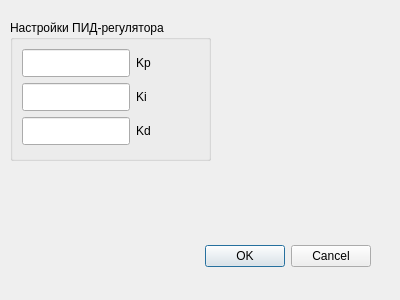
<?xml version="1.0" encoding="UTF-8"?>
<ui version="4.0">
 <class>dlgHandRegulatorSettings</class>
 <widget class="QDialog" name="dlgHandRegulatorSettings">
  <property name="geometry">
   <rect>
    <x>0</x>
    <y>0</y>
    <width>400</width>
    <height>300</height>
   </rect>
  </property>
  <property name="windowTitle">
   <string>Настройки ПИД-регулятора момента</string>
  </property>
  <widget class="QDialogButtonBox" name="buttonBox">
   <property name="geometry">
    <rect>
     <x>30</x>
     <y>240</y>
     <width>341</width>
     <height>32</height>
    </rect>
   </property>
   <property name="orientation">
    <enum>Qt::Horizontal</enum>
   </property>
   <property name="standardButtons">
    <set>QDialogButtonBox::Cancel|QDialogButtonBox::Ok</set>
   </property>
  </widget>
  <widget class="QGroupBox" name="groupBox">
   <property name="geometry">
    <rect>
     <x>10</x>
     <y>20</y>
     <width>201</width>
     <height>141</height>
    </rect>
   </property>
   <property name="title">
    <string>Настройки ПИД-регулятора</string>
   </property>
   <layout class="QVBoxLayout" name="verticalLayout">
    <item>
     <layout class="QFormLayout" name="formLayout">
      <item row="0" column="0">
       <widget class="QLineEdit" name="lineEdit">
        <property name="minimumSize">
         <size>
          <width>0</width>
          <height>28</height>
         </size>
        </property>
       </widget>
      </item>
      <item row="1" column="0">
       <widget class="QLineEdit" name="lineEdit_2">
        <property name="minimumSize">
         <size>
          <width>0</width>
          <height>28</height>
         </size>
        </property>
       </widget>
      </item>
      <item row="2" column="0">
       <widget class="QLineEdit" name="lineEdit_3">
        <property name="minimumSize">
         <size>
          <width>0</width>
          <height>28</height>
         </size>
        </property>
       </widget>
      </item>
      <item row="0" column="1">
       <widget class="QLabel" name="label">
        <property name="text">
         <string>Kp</string>
        </property>
       </widget>
      </item>
      <item row="1" column="1">
       <widget class="QLabel" name="label_2">
        <property name="text">
         <string>Ki</string>
        </property>
       </widget>
      </item>
      <item row="2" column="1">
       <widget class="QLabel" name="label_3">
        <property name="text">
         <string>Kd</string>
        </property>
       </widget>
      </item>
     </layout>
    </item>
   </layout>
  </widget>
 </widget>
 <resources/>
 <connections>
  <connection>
   <sender>buttonBox</sender>
   <signal>accepted()</signal>
   <receiver>dlgHandRegulatorSettings</receiver>
   <slot>accept()</slot>
   <hints>
    <hint type="sourcelabel">
     <x>248</x>
     <y>254</y>
    </hint>
    <hint type="destinationlabel">
     <x>157</x>
     <y>274</y>
    </hint>
   </hints>
  </connection>
  <connection>
   <sender>buttonBox</sender>
   <signal>rejected()</signal>
   <receiver>dlgHandRegulatorSettings</receiver>
   <slot>reject()</slot>
   <hints>
    <hint type="sourcelabel">
     <x>316</x>
     <y>260</y>
    </hint>
    <hint type="destinationlabel">
     <x>286</x>
     <y>274</y>
    </hint>
   </hints>
  </connection>
 </connections>
</ui>
